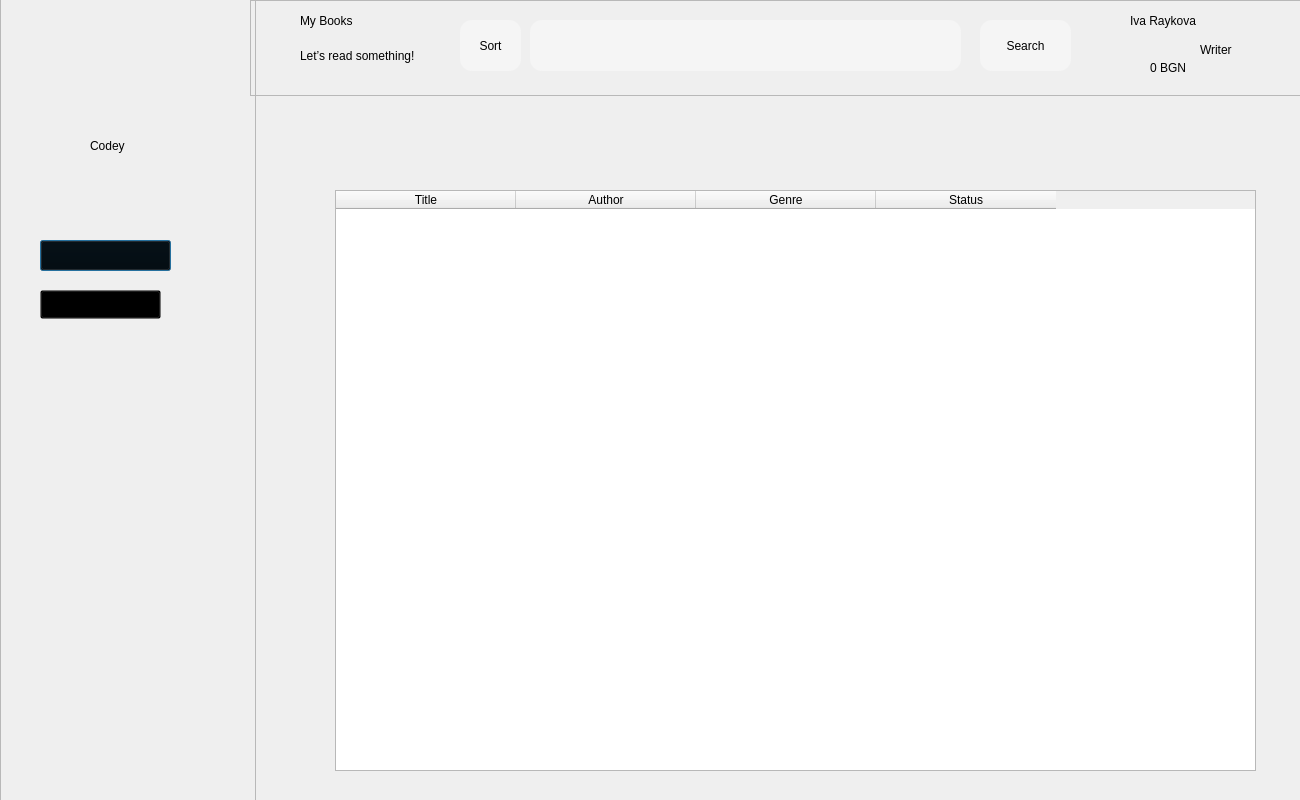
<?xml version="1.0" encoding="UTF-8"?>
<ui version="4.0">
 <class>myBooks</class>
 <widget class="QDialog" name="myBooks">
  <property name="geometry">
   <rect>
    <x>0</x>
    <y>0</y>
    <width>1300</width>
    <height>800</height>
   </rect>
  </property>
  <property name="windowTitle">
   <string>myBooks</string>
  </property>
  <property name="styleSheet">
   <string notr="true"/>
  </property>
  <widget class="QFrame" name="frame">
   <property name="geometry">
    <rect>
     <x>0</x>
     <y>-10</y>
     <width>256</width>
     <height>811</height>
    </rect>
   </property>
   <property name="styleSheet">
    <string notr="true"/>
   </property>
   <property name="frameShape">
    <enum>QFrame::Shape::StyledPanel</enum>
   </property>
   <property name="frameShadow">
    <enum>QFrame::Shadow::Raised</enum>
   </property>
   <widget class="QLabel" name="label_logo">
    <property name="geometry">
     <rect>
      <x>82</x>
      <y>60</y>
      <width>72</width>
      <height>72</height>
     </rect>
    </property>
    <property name="text">
     <string/>
    </property>
    <property name="pixmap">
     <pixmap resource="../resources.qrc">:/assets/images/logo.png</pixmap>
    </property>
   </widget>
   <widget class="QLabel" name="label">
    <property name="geometry">
     <rect>
      <x>90</x>
      <y>140</y>
      <width>81</width>
      <height>31</height>
     </rect>
    </property>
    <property name="styleSheet">
     <string notr="true">
font: 16pt &quot;Segoe UI&quot;;</string>
    </property>
    <property name="text">
     <string>Codey</string>
    </property>
   </widget>
   <widget class="QWidget" name="layoutWidget">
    <property name="geometry">
     <rect>
      <x>50</x>
      <y>300</y>
      <width>106</width>
      <height>26</height>
     </rect>
    </property>
    <layout class="QGridLayout" name="gridLayout_3">
     <item row="0" column="1">
      <widget class="QLabel" name="label_4">
       <property name="styleSheet">
        <string notr="true">
font: 600 11pt &quot;Segoe UI&quot;;</string>
       </property>
       <property name="text">
        <string>My books</string>
       </property>
      </widget>
     </item>
     <item row="0" column="0">
      <widget class="QLabel" name="label_books">
       <property name="text">
        <string/>
       </property>
       <property name="pixmap">
        <pixmap resource="../resources.qrc">:/assets/images/booksIcon.png</pixmap>
       </property>
      </widget>
     </item>
    </layout>
   </widget>
   <widget class="QPushButton" name="pushButton_3">
    <property name="geometry">
     <rect>
      <x>40</x>
      <y>250</y>
      <width>131</width>
      <height>31</height>
     </rect>
    </property>
    <property name="cursor">
     <cursorShape>PointingHandCursor</cursorShape>
    </property>
    <property name="styleSheet">
     <string notr="true">color: transparent;
background-color: transparent;</string>
    </property>
    <property name="text">
     <string>PushButton</string>
    </property>
   </widget>
   <widget class="QLabel" name="label_3">
    <property name="geometry">
     <rect>
      <x>90</x>
      <y>251</y>
      <width>58</width>
      <height>24</height>
     </rect>
    </property>
    <property name="styleSheet">
     <string notr="true">
font: 600 11pt &quot;Segoe UI&quot;;</string>
    </property>
    <property name="text">
     <string>Library</string>
    </property>
   </widget>
   <widget class="QLabel" name="label_libraryIcon">
    <property name="geometry">
     <rect>
      <x>52</x>
      <y>251</y>
      <width>17</width>
      <height>21</height>
     </rect>
    </property>
    <property name="text">
     <string/>
    </property>
    <property name="pixmap">
     <pixmap resource="../resources.qrc">:/assets/images/libraryIcon.png</pixmap>
    </property>
   </widget>
   <widget class="QPushButton" name="pushButton">
    <property name="geometry">
     <rect>
      <x>40</x>
      <y>300</y>
      <width>121</width>
      <height>29</height>
     </rect>
    </property>
    <property name="cursor">
     <cursorShape>PointingHandCursor</cursorShape>
    </property>
    <property name="styleSheet">
     <string notr="true">background-color: transparent;
color: transparent;</string>
    </property>
    <property name="text">
     <string>PushButton</string>
    </property>
   </widget>
   <zorder>label_libraryIcon</zorder>
   <zorder>label_3</zorder>
   <zorder>label_logo</zorder>
   <zorder>label</zorder>
   <zorder>layoutWidget</zorder>
   <zorder>pushButton_3</zorder>
   <zorder>pushButton</zorder>
  </widget>
  <widget class="QFrame" name="frame_2">
   <property name="geometry">
    <rect>
     <x>250</x>
     <y>0</y>
     <width>1051</width>
     <height>96</height>
    </rect>
   </property>
   <property name="styleSheet">
    <string notr="true"/>
   </property>
   <property name="frameShape">
    <enum>QFrame::Shape::StyledPanel</enum>
   </property>
   <property name="frameShadow">
    <enum>QFrame::Shadow::Raised</enum>
   </property>
   <widget class="QLabel" name="label_2">
    <property name="geometry">
     <rect>
      <x>50</x>
      <y>0</y>
      <width>151</width>
      <height>41</height>
     </rect>
    </property>
    <property name="styleSheet">
     <string notr="true">
font: 700 18pt &quot;Segoe UI&quot;;</string>
    </property>
    <property name="text">
     <string>My Books</string>
    </property>
   </widget>
   <widget class="QLabel" name="label_6">
    <property name="geometry">
     <rect>
      <x>50</x>
      <y>40</y>
      <width>191</width>
      <height>31</height>
     </rect>
    </property>
    <property name="styleSheet">
     <string notr="true">
font: 300 11pt &quot;Segoe UI&quot;;
background-color: transparent;</string>
    </property>
    <property name="text">
     <string>Let’s read something!</string>
    </property>
   </widget>
   <widget class="QLabel" name="label_7">
    <property name="geometry">
     <rect>
      <x>880</x>
      <y>0</y>
      <width>181</width>
      <height>41</height>
     </rect>
    </property>
    <property name="styleSheet">
     <string notr="true">
font: 700 15pt &quot;Segoe UI&quot;;</string>
    </property>
    <property name="text">
     <string>Iva Raykova</string>
    </property>
   </widget>
   <widget class="QLabel" name="label_8">
    <property name="geometry">
     <rect>
      <x>950</x>
      <y>40</y>
      <width>61</width>
      <height>20</height>
     </rect>
    </property>
    <property name="styleSheet">
     <string notr="true">
font: 300 11pt &quot;Segoe UI&quot;;</string>
    </property>
    <property name="text">
     <string>Writer</string>
    </property>
   </widget>
   <widget class="QLineEdit" name="searchBar">
    <property name="geometry">
     <rect>
      <x>280</x>
      <y>20</y>
      <width>431</width>
      <height>51</height>
     </rect>
    </property>
    <property name="styleSheet">
     <string notr="true">	background-color: #F5F5F5;
     border-radius: 12px;</string>
    </property>
   </widget>
   <widget class="QPushButton" name="searchButton">
    <property name="geometry">
     <rect>
      <x>730</x>
      <y>20</y>
      <width>91</width>
      <height>51</height>
     </rect>
    </property>
    <property name="cursor">
     <cursorShape>PointingHandCursor</cursorShape>
    </property>
    <property name="styleSheet">
     <string notr="true">background-color: #F5F5F5;
border-radius: 12px;
color: black;</string>
    </property>
    <property name="text">
     <string>Search</string>
    </property>
   </widget>
   <widget class="QLabel" name="label_5">
    <property name="geometry">
     <rect>
      <x>900</x>
      <y>60</y>
      <width>81</width>
      <height>16</height>
     </rect>
    </property>
    <property name="styleSheet">
     <string notr="true"/>
    </property>
    <property name="text">
     <string>0 BGN</string>
    </property>
   </widget>
   <widget class="QPushButton" name="sortButton">
    <property name="geometry">
     <rect>
      <x>210</x>
      <y>20</y>
      <width>61</width>
      <height>51</height>
     </rect>
    </property>
    <property name="cursor">
     <cursorShape>PointingHandCursor</cursorShape>
    </property>
    <property name="styleSheet">
     <string notr="true">background-color: #F5F5F5;
border-radius: 12px;
color: black;</string>
    </property>
    <property name="text">
     <string>Sort</string>
    </property>
   </widget>
  </widget>
  <widget class="QTableWidget" name="tableWidget">
   <property name="geometry">
    <rect>
     <x>335</x>
     <y>190</y>
     <width>921</width>
     <height>581</height>
    </rect>
   </property>
   <property name="accessibleDescription">
    <string/>
   </property>
   <property name="styleSheet">
    <string notr="true"/>
   </property>
   <property name="editTriggers">
    <set>QAbstractItemView::EditTrigger::NoEditTriggers</set>
   </property>
   <attribute name="horizontalHeaderCascadingSectionResizes">
    <bool>false</bool>
   </attribute>
   <attribute name="horizontalHeaderDefaultSectionSize">
    <number>180</number>
   </attribute>
   <column>
    <property name="text">
     <string>Title</string>
    </property>
   </column>
   <column>
    <property name="text">
     <string>Author</string>
    </property>
   </column>
   <column>
    <property name="text">
     <string>Genre</string>
    </property>
    <property name="font">
     <font>
      <bold>false</bold>
     </font>
    </property>
   </column>
   <column>
    <property name="text">
     <string>Status</string>
    </property>
   </column>
  </widget>
 </widget>
 <resources>
  <include location="../resources.qrc"/>
 </resources>
 <connections/>
</ui>
